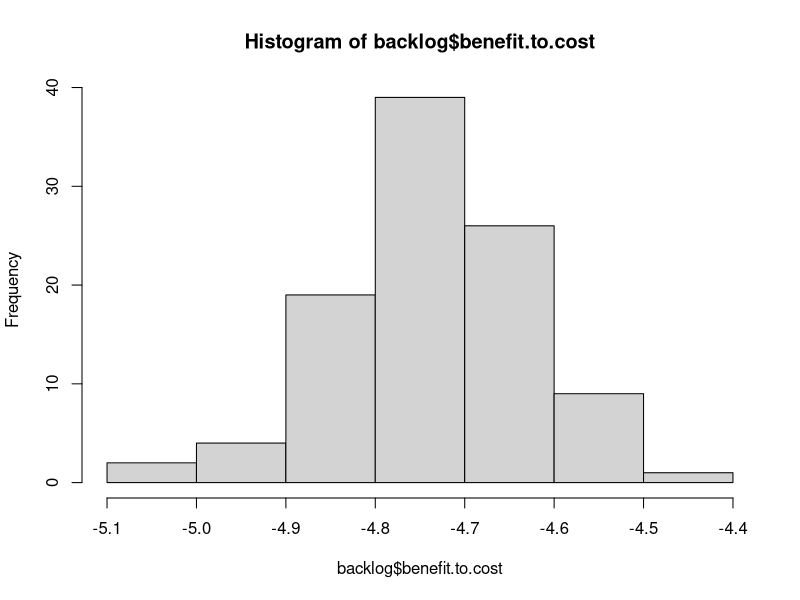
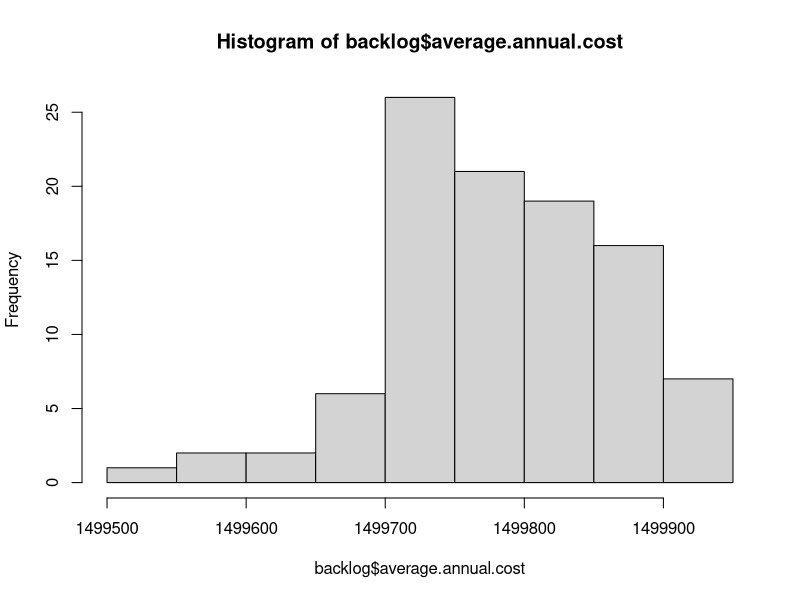
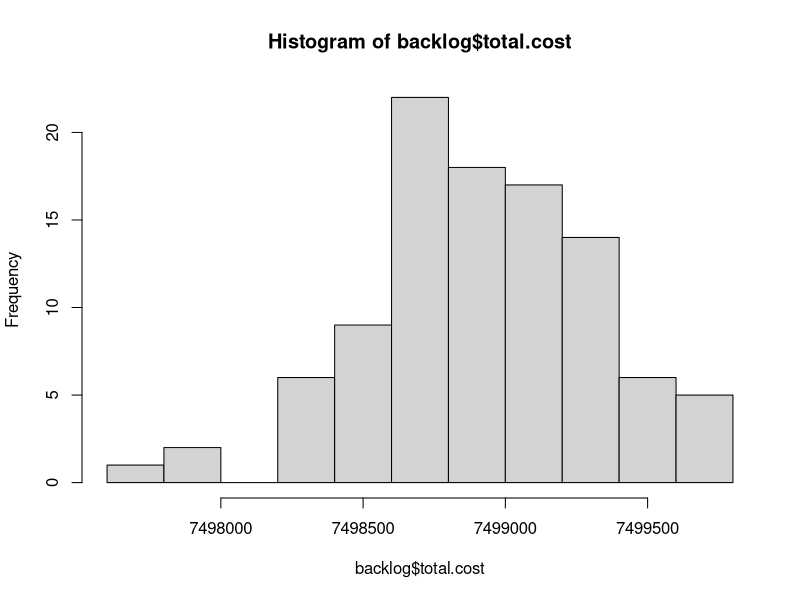
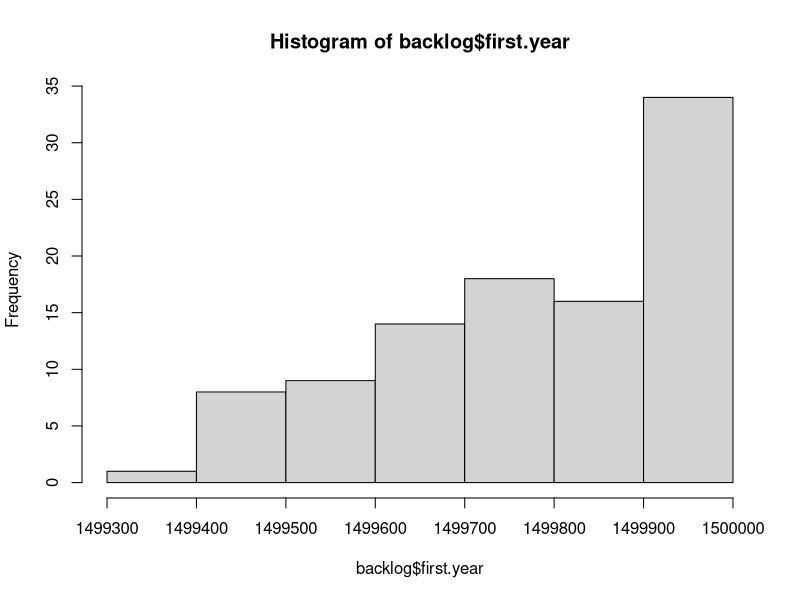

Reproduce these figures in R, in order. (Note: this script raises an error after producing the figures.)
# Read Me ####
# This code analyzes data from FST, the City's pavement consultant
# It models the cost and PCI degredation in order to optimize pavement decisions
# OCI value = PCI.  Note these scores are from November 2012.
# Created By Daniel Hadley

# Considerations: 
# 1. The knapsack approximates an optimal outcome, but needs to be inspected in cases where the 
# limit is low,E.g., http://oucsace.cs.ohiou.edu/~razvan/courses/cs4040/lecture16.pdf
# 2. The model makes assumptions about the differences in PCI reset of various treatment types.
# It assumes that patching only resets to PCI + 6, for example. 

library("plyr")


# Import data ####
setwd("K:/Somerstat/Common/Data/2014 StreetStat/PCI_Code")
# setwd ("~/Documents/Git/PCI_Code") #at home
d <- read.csv("PCI.csv")


# Create new variables #### 
d$sq.ft <- d$PavementWi * d$Length # Sq. Feet
d$sq.yd <- d$sq.ft * 0.111111 # Sq. Yards


# Functions needed for the model: ####
# f(Age) = PCI, f(PCI) = AGE, f(Age, Pave, Old PCI) = New PCI 
# f(PCI) = AGE, f(PCI) = Cost, f(knapsack) = pave 

# f(Age) = PCI
# Referenes below
# http://onlinepubs.trb.org/onlinepubs/conferences/2012/assetmgmt/presentations/Data-A-Ramirez-Flores-Chang-Albitres.pdf
# https://repository.tamu.edu/bitstream/handle/1969.1/ETD-TAMU-2009-05-317/DESHMUKH-THESIS.pdf?sequence=2
# http://www.mylongview.com/modules/showdocument.aspx?documentid=631
# See AnalyzePCI.R
PCIf <- function(AGE){ 
  PCI <- ifelse(d$Functional == "CO - Collector", 100 - (106/((log(79/AGE))^(1/.48))),
                ifelse(d$Functional == "AR - Arterial", 100 - (109/((log(88/AGE))^(1/.58))),
                       100 - (97/((log(110/AGE))^(1/.61)))
                ))
  return(PCI)
}


# f(PCI, Function, Sq.yd) = Cost 
Costf <- function(OCI, Functional, sq.yd){ 
  Cost <- ifelse((OCI >= 68) & (OCI < 88), 1.8,
         ifelse((OCI >= 47) & (OCI < 68), 18.50,
                ifelse((OCI >= 25) & (OCI < 47) & (Functional == "RT - Residential Local"), 76.80,
                       ifelse((OCI >= 25) & (OCI < 47) & (Functional == "RE - Residential Dead End"), 76.80,
                              ifelse((OCI >= 25) & (OCI < 47) & (Functional == "CO - Collector" ), 91.10,
                                     ifelse((OCI >= 25) & (OCI < 47) & (Functional == "AR - Arterial"), 91.10,
                                            ifelse((OCI >= 0) & (OCI < 25) & (Functional == "RT - Residential Local"), 139.80,
                                                   ifelse((OCI >= 0) & (OCI < 25) & (Functional == "RE - Residential Dead End"), 139.80,
                                                          ifelse((OCI >= 0) & (OCI < 25) & (Functional == "CO - Collector"), 147.70,
                                                                 ifelse((OCI >= 0) & (OCI < 25) & (Functional == "AR - Arterial"), 162.10,
                                                                        ifelse(OCI >= 88, 0, 360)))))))))))
  return(Cost*sq.yd)
}


#f(Pave, Previous Year's Moritorium) = Moritorium
Moritoriumf <- function(Pave, MoritoriumX){
  Moritorium <- ifelse(Pave == 1, 1, 
                       ifelse((MoritoriumX > 0) & (MoritoriumX < 3), 1 + MoritoriumX,
                              0 
                              ))
  return(Moritorium)
}


# f(PCI) = delta
# This takes the current PCI and calculates the difference between that and the PCI post treatment
# This is essentially the "value" in the knapsack algo
# The penultimate line ensures that during the moratorium (3 years after work is done), that
# street is not selected for maintenance yet
Deltaf <- function(OldOCI, sq.yd, Moratorium){ 
   Delta <- ifelse((OldOCI >= 68) & (OldOCI < 88) & (Moratorium == 0), ((OldOCI + 8) * sq.yd) - (OldOCI * sq.yd),
                   ifelse((OldOCI >= 47) & (OldOCI < 68) & (Moratorium == 0), ((OldOCI + 7) * sq.yd) - (OldOCI * sq.yd),
                   # why + 8 and +9: http//www.ci.san-ramon.ca.us/engr/pavement.html
                   ifelse((OldOCI >= 25) & (OldOCI < 47) & (Moratorium == 0), (96 * sq.yd) - (OldOCI * sq.yd),
                          ifelse(Moratorium != 0, 0, 
                          (100 * sq.yd) - (OldOCI * sq.yd)
                                 ))))                      
  return(Delta)
}


# # f(value, weight, limit ) = pave. This is the OLD Pave function
# # This is a greedy approximation to the Knapsack algorithm
# knapsack <- function(value, weight, limit){
#   benefit.to.cost <- value / weight #Create ratio
#   df = data.frame(value, weight, benefit.to.cost) # turn it into a DF
#   df$ID <- (1:nrow(df)) # add ID to resort later
#   df <- df[with(df, order(-benefit.to.cost)), ] # Sort by benefit.to.cost
#   rownames(df) <- NULL # Reset the row names for easier indexing
#   df$total.weight <- ifelse(cumsum(df$weight) <= limit, cumsum(df$weight), 0) # Add first items that fit
#   # I need to add a break here if nothing fits in the bag on the first pass
#   for(i in 2:nrow(df)){ #Start in row 2 because some values have been added above
#     df$total.weight[i] <- ifelse(df$weight[i] + df$total.weight[i-1] <= limit, # If adding won't go over limit
#                                  df$weight[i] + df$total.weight[i-1], df$total.weight[i-1]) # If it will, keep Weight the same
#   }
#   df$add <- 0
#   df$add[1] <- ifelse(df$total.weight[1] > 0, 1, 0)
#   for(i in 2:nrow(df)){ #Start in row 2 
#     df$add[i] <- ifelse(df$total.weight[i] > df$total.weight[i-1], 1, 0) # 1 if it has been added
#   }
#   df$add <- ifelse(df$benefit.to.cost == 0, 0, df$add) #To avoid paving streets under moratorium
#   df$add <- ifelse(df$value == 0, 0, df$add)
#   df <- df[with(df, order(ID)), ] # Resort by ID
#   rownames(df) <- NULL # Reset the row names for easier indexing
#   return(df$add)
# }


# f(value, weight, limit preventive maintenance, limit reconstruction) = pave. This is the basic Pave function
# This is a greedy approximation to the Knapsack algorithm
knapsack <- function(value, weight, limitPM, limitR, PCI){
  benefit.to.cost <- value / weight #Create ratio
  df = data.frame(value, weight, benefit.to.cost, PCI) # turn it into a DF
  df$ID <- (1:nrow(df)) # add ID to resort later
  df <- df[with(df, order(-benefit.to.cost)), ] # Sort by benefit.to.cost
  rownames(df) <- NULL # Reset the row names for easier indexing
  df$total.weight <- ifelse(cumsum(df$weight) <= limitPM, cumsum(df$weight), 0) # Add first items that fit
  # I need to add a break here if nothing fits in the bag on the first pass
  for(i in 2:nrow(df)){ #Start in row 2 because some values have been added above
    df$total.weight[i] <- ifelse(df$weight[i] + df$total.weight[i-1] <= limitPM, # If adding won't go over limit
                                 df$weight[i] + df$total.weight[i-1], df$total.weight[i-1]) # If it will, keep Weight the same
  }
  df$add <- 0
  df$add[1] <- ifelse(df$total.weight[1] > 0, 1, 0)
  for(i in 2:nrow(df)){ #Start in row 2 
    df$add[i] <- ifelse(df$total.weight[i] > df$total.weight[i-1], 1, 0) # 1 if it has been added
  }
  df$add <- ifelse(df$benefit.to.cost == 0, 0, df$add) #To avoid paving streets under moratorium
  df$add <- ifelse(df$value == 0, 0, df$add)
  # Now do it all again for full reconstruction of the worst streets
  df <- df[with(df, order(PCI)), ] # Sort by PCI
  rownames(df) <- NULL # Reset the row names for easier indexing
  df$total.weight.a <- ifelse(cumsum(df$weight) <= limitR, cumsum(df$weight), 0) # Add first items that fit
  # I need to add a break here if nothing fits in the bag on the first pass
  for(i in 2:nrow(df)){ #Start in row 2 because some values have been added above
    df$total.weight.a[i] <- ifelse(df$weight[i] + df$total.weight.a[i-1] <= limitR, # If adding won't go over limit
                                 df$weight[i] + df$total.weight.a[i-1], df$total.weight.a[i-1]) # If it will, keep Weight the same
  }
  df$add.a <- 0
  df$add.a[1] <- ifelse(df$total.weight.a[1] > 0, 1, 0)
  for(i in 2:nrow(df)){ #Start in row 2 
    df$add.a[i] <- ifelse(df$total.weight.a[i] > df$total.weight.a[i-1], 1, 0) # 1 if it has been added
  }
  df$add.a <- ifelse(df$benefit.to.cost == 0, 0, df$add.a) #To avoid paving streets under moratorium
  df$add.a <- ifelse(df$value == 0, 0, df$add.a)
  # now resort
  df <- df[with(df, order(ID)), ] # Resort by ID
  rownames(df) <- NULL # Reset the row names for easier indexing
  df$pave <- ifelse((df$add == 1) | (df$add.a == 1), 1, 0)
  return(df$pave)
}


# f(Age, Pave, Old PCI) = New PCI
# See AnalyzePCI.R
NewPCIf <- function(AGE, Pave, OldOCI){
  NewPCI <- ifelse((OldOCI >= 68) & (OldOCI < 88) & (Pave == 1), OldOCI + 8,
                   # why + 7: http//www.ci.san-ramon.ca.us/engr/pavement.html
                   ifelse((OldOCI >= 47) & (OldOCI < 68) & (Pave == 1), OldOCI + 7,
                          ifelse((OldOCI >= 25) & (OldOCI < 47) & (Pave == 1), 96, 
                                 # http://www.mylongview.com/modules/showdocument.aspx?documentid=631
                                 ifelse((OldOCI >= 0) & (OldOCI < 25) & (Pave == 1), 100,
                                        ifelse((d$Functional == "CO - Collector") & (Pave == 0), 100 - (106/((log(79/AGE))^(1/.48))),
                                               ifelse((d$Functional == "AR - Arterial") & (Pave == 0), 100 - (109/((log(88/AGE))^(1/.58))),
                                                      100 - (97/((log(110/AGE))^(1/.61)))
                                 ))))))                      
  return(NewPCI)
}


# f(NewPCI) = New Age
Agef <- function(NewPCI){
  NewAge <- ifelse((d$Functional == "CO - Collector"), 79*(2.71828^(-9.37879/(100-NewPCI)^0.48)),
                   ifelse((d$Functional == "AR - Arterial"), 88*(2.71828^(-15.1952/(100-NewPCI)^0.58)),
                          110*(2.71828^(-16.2904/(100-NewPCI)^0.61))
                   ))
                   
  return(NewAge)
}


# Final model ####

  d$Age <- Agef(d$OCI) # Estimated age in Nov 2012
  d$backlog <- Costf(d$OCI, d$Functional, d$sq.yd) # Backlog in Nov 2012
  d$Moritorium <- 0 # Hold for three years between routine maintenance 
  d$Delta.a <- Deltaf(d$OCI, d$sq.yd, d$Moritorium) # Difference between old OCI and potential OCI
  d$Pave.a <- knapsack(d$Delta.a, d$backlog, 2000000, 700000, d$OCI) # Pave or not in spring 2013
  d$cost.a <- ifelse(d$Pave.a == 1, Costf(d$OCI, d$Functional, d$sq.yd),0) #The cost to pave the selected streets
  d$Moritorium.a <- Moritoriumf(d$Pave.a, d$Moritorium) #if work has been done, hold for 3 years
  d$Age.Tmp <- (1 + d$Age) #Temporary to do the new PCI calculation
  d$PCI.a <-  NewPCIf(d$Age.Tmp, d$Pave.a, d$OCI)
  d$Age.a <- Agef(d$PCI.a) # The new "age" in Nov 2013. E.g., crack and seal streets are not brand new.
d$backlog.a <- Costf(d$PCI.a, d$Functional, d$sq.yd) #Backlog in Nov 2013
  d$Delta.b <- Deltaf(d$PCI.a, d$sq.yd, d$Moritorium.a)
  d$Pave.b <- knapsack(d$Delta.b, d$backlog.a, 2000000, 700000, d$PCI.a)
  d$cost.b <- ifelse(d$Pave.b == 1, Costf(d$PCI.a, d$Functional, d$sq.yd),0)
  d$Moritorium.b <- Moritoriumf(d$Pave.b, d$Moritorium.a)
  d$Age.Tmp <- (1 + d$Age.a) 
  d$PCI.b <-  NewPCIf(d$Age.Tmp, d$Pave.b, d$PCI.a)
  d$Age.b <- Agef(d$PCI.b)
d$backlog.b <- Costf(d$PCI.b, d$Functional, d$sq.yd)
  d$Delta.c <- Deltaf(d$PCI.b, d$sq.yd, d$Moritorium.b)
  d$Pave.c <- knapsack(d$Delta.c, d$backlog.b, 2000000, 700000, d$PCI.b)
  d$cost.c <- ifelse(d$Pave.c == 1, Costf(d$PCI.b, d$Functional, d$sq.yd),0)
  d$Moritorium.c <- Moritoriumf(d$Pave.c, d$Moritorium.b)
  d$Age.Tmp <- (1 + d$Age.b) 
  d$PCI.c <-  NewPCIf(d$Age.Tmp, d$Pave.c, d$PCI.b)
  d$Age.c <- Agef(d$PCI.c)
d$backlog.c <- Costf(d$PCI.c, d$Functional, d$sq.yd)
  d$Delta.d <- Deltaf(d$PCI.c, d$sq.yd, d$Moritorium.c)
  d$Pave.d <- knapsack(d$Delta.d, d$backlog.c, 2000000, 700000, d$PCI.c)
  d$cost.d <- ifelse(d$Pave.d == 1, Costf(d$PCI.c, d$Functional, d$sq.yd),0)
  d$Moritorium.d <- Moritoriumf(d$Pave.d, d$Moritorium.c)
  d$Age.Tmp <- (1 + d$Age.c) 
  d$PCI.d <-  NewPCIf(d$Age.Tmp, d$Pave.d, d$PCI.c)
  d$Age.d <- Agef(d$PCI.d)
d$backlog.d <- Costf(d$PCI.d, d$Functional, d$sq.yd)
  d$Delta.e <- Deltaf(d$PCI.d, d$sq.yd, d$Moritorium.d)
  d$Pave.e <- knapsack(d$Delta.e, d$backlog.d, 2000000, 700000, d$PCI.d)
  d$cost.e <- ifelse(d$Pave.e == 1, Costf(d$PCI.d, d$Functional, d$sq.yd),0)
  d$Moritorium.e <- Moritoriumf(d$Pave.e, d$Moritorium.d)
  d$Age.Tmp <- (1 + d$Age.d) 
  d$PCI.e <-  NewPCIf(d$Age.Tmp, d$Pave.e, d$PCI.d)
  d$Age.e <- Agef(d$PCI.e)
d$backlog.e <- Costf(d$PCI.e, d$Functional, d$sq.yd)


# Final model wrapped in a function with the Streets that DPW did in 2013 ####
# f(n, limit preventive maintenance, limit reconstruction) = output
Modelf <- function(n, limitPM, limitR){
  d$Age <- Agef(d$OCI) # Estimated age in Nov 2012
  d$backlog <- Costf(d$OCI, d$Functional, d$sq.yd) # Backlog in Nov 2012
  d$Moritorium <- 0 # Hold for three years between routine maintenance 
  d$Delta.a <- Deltaf(d$OCI, d$sq.yd, d$Moritorium) # Difference between old OCI and potential OCI
  ## The following list is missing the private ways and the part of Shore they did. Was it all Shore?
  d$Pave.a <- ifelse(d$STREETNAME %in% c('ALBION ST' , 'ALBION TERR', 'BELMONT SQ', 'HAMMOND ST',
                                         'MORGAN ST', 'WHEELER ST', 'WYATT ST', 'YORKTOWN ST'), 1, 0)
  d$cost.a <- ifelse(d$Pave.a == 1, Costf(d$OCI, d$Functional, d$sq.yd),0) #The cost to pave the selected streets
  d$Moritorium.a <- Moritoriumf(d$Pave.a, d$Moritorium) #if work has been done, hold for 3 years
  d$Age.Tmp <- (1 + d$Age) #Temporary to do the new PCI calculation
  d$PCI.a <-  NewPCIf(d$Age.Tmp, d$Pave.a, d$OCI)
  d$Age.a <- Agef(d$PCI.a) # The new "age" in Nov 2013. E.g., crack and seal streets are not brand new.
  d$backlog.a <- Costf(d$PCI.a, d$Functional, d$sq.yd) #Backlog in Nov 2013
  d$Delta.b <- Deltaf(d$PCI.a, d$sq.yd, d$Moritorium.a)
  d$Pave.b <- knapsack(d$Delta.b, d$backlog.a, limitPM, limitR, d$PCI.a)
  d$cost.b <- ifelse(d$Pave.b == 1, Costf(d$PCI.a, d$Functional, d$sq.yd),0)
  d$Moritorium.b <- Moritoriumf(d$Pave.b, d$Moritorium.a)
  d$Age.Tmp <- (1 + d$Age.a) 
  d$PCI.b <-  NewPCIf(d$Age.Tmp, d$Pave.b, d$PCI.a)
  d$Age.b <- Agef(d$PCI.b)
  d$backlog.b <- Costf(d$PCI.b, d$Functional, d$sq.yd)
  d$Delta.c <- Deltaf(d$PCI.b, d$sq.yd, d$Moritorium.b)
  d$Pave.c <- knapsack(d$Delta.c, d$backlog.b, limitPM, limitR, d$PCI.b)
  d$cost.c <- ifelse(d$Pave.c == 1, Costf(d$PCI.b, d$Functional, d$sq.yd),0)
  d$Moritorium.c <- Moritoriumf(d$Pave.c, d$Moritorium.b)
  d$Age.Tmp <- (1 + d$Age.b) 
  d$PCI.c <-  NewPCIf(d$Age.Tmp, d$Pave.c, d$PCI.b)
  d$Age.c <- Agef(d$PCI.c)
  d$backlog.c <- Costf(d$PCI.c, d$Functional, d$sq.yd)
  d$Delta.d <- Deltaf(d$PCI.c, d$sq.yd, d$Moritorium.c)
  d$Pave.d <- knapsack(d$Delta.d, d$backlog.c, limitPM, limitR, d$PCI.c)
  d$cost.d <- ifelse(d$Pave.d == 1, Costf(d$PCI.c, d$Functional, d$sq.yd),0)
  d$Moritorium.d <- Moritoriumf(d$Pave.d, d$Moritorium.c)
  d$Age.Tmp <- (1 + d$Age.c) 
  d$PCI.d <-  NewPCIf(d$Age.Tmp, d$Pave.d, d$PCI.c)
  d$Age.d <- Agef(d$PCI.d)
  d$backlog.d <- Costf(d$PCI.d, d$Functional, d$sq.yd)
  d$Delta.e <- Deltaf(d$PCI.d, d$sq.yd, d$Moritorium.d)
  d$Pave.e <- knapsack(d$Delta.e, d$backlog.d, limitPM, limitR, d$PCI.d)
  d$cost.e <- ifelse(d$Pave.e == 1, Costf(d$PCI.d, d$Functional, d$sq.yd),0)
  d$Moritorium.e <- Moritoriumf(d$Pave.e, d$Moritorium.d)
  d$Age.Tmp <- (1 + d$Age.d) 
  d$PCI.e <-  NewPCIf(d$Age.Tmp, d$Pave.e, d$PCI.d)
  d$Age.e <- Agef(d$PCI.e)
  d$backlog.e <- Costf(d$PCI.e, d$Functional, d$sq.yd)
  #   Now create the outputs
  backlog <- sum(d$backlog.e)
  backlog.reduction <- (sum(d$backlog)) - (sum(d$backlog.e))
  backlog.change <- ((sum(d$backlog.e)) - (sum(d$backlog))) / (sum(d$backlog))
  total.cost <- sum(d$cost.a, d$cost.b, d$cost.c, d$cost.d, d$cost.e)
  benefit.to.cost <- backlog.reduction / total.cost
  low <- d[ which(d$PCI.e < 30), ]
  percent.low <- (sum(low$sq.yd))/1655897
  pci <- weighted.mean(d$PCI.e, d$sq.yd)
  min.pci <- min(d$PCI.e)
  output <- list(backlog, backlog.reduction, backlog.change, total.cost, benefit.to.cost, percent.low, pci, min.pci)
  return(output)
}
Modelf(1, 2000000, 2200000)


# Stochastic Model (random sorting) for comparison ####
# f(value, weight, limit ) = pave. 
# This is a greedy approximation to the Knapsack algorithm
knapsack <- function(value, weight, limit){
  benefit.to.cost <- sample(1:573, 573, replace=F) #Instead of real ratio, make it random
  df = data.frame(value, weight, benefit.to.cost) # turn it into a DF
  df$ID <- (1:nrow(df)) # add ID to resort later
  df <- df[with(df, order(-benefit.to.cost)), ] # Sort by benefit.to.cost
  rownames(df) <- NULL # Reset the row names for easier indexing
  df$total.weight <- ifelse(cumsum(df$weight) <= limit, cumsum(df$weight), 0) # Add first items that fit
  # I need to add a break here if nothing fits in the bag on the first pass
  for(i in 2:nrow(df)){ #Start in row 2 because some values have been added above
    df$total.weight[i] <- ifelse(df$weight[i] + df$total.weight[i-1] <= limit, # If adding won't go over limit
                                 df$weight[i] + df$total.weight[i-1], df$total.weight[i-1]) # If it will, keep Weight the same
  }
  df$add <- 0
  df$add[1] <- ifelse(df$total.weight[1] > 0, 1, 0)
  for(i in 2:nrow(df)){ #Start in row 2 
    df$add[i] <- ifelse(df$total.weight[i] > df$total.weight[i-1], 1, 0) # 1 if it has been added
  }
  df <- df[with(df, order(ID)), ] # Resort by ID
  rownames(df) <- NULL # Reset the row names for easier indexing
  return(df$add)
}


Modelf <- function(n){
  d$Age <- Agef(d$OCI) # Estimated age in Nov 2012
  d$backlog <- Costf(d$OCI, d$Functional, d$sq.yd) # Backlog in Nov 2012
  d$Moritorium <- 0 # Hold for three years between routine maintenance 
  d$Delta.a <- Deltaf(d$OCI, d$sq.yd, d$Moritorium) # Difference between old OCI and potential OCI
  d$Pave.a <- knapsack(d$Delta.a, d$backlog, 1500000) # Pave or not in spring 2013
  d$cost.a <- ifelse(d$Pave.a == 1, Costf(d$OCI, d$Functional, d$sq.yd),0) #The cost to pave the selected streets
  d$Moritorium.a <- Moritoriumf(d$Pave.a, d$Moritorium) #if work has been done, hold for 3 years
  d$Age.Tmp <- (1 + d$Age) #Temporary to do the new PCI calculation
  d$PCI.a <-  NewPCIf(d$Age.Tmp, d$Pave.a, d$OCI)
  d$Age.a <- Agef(d$PCI.a) # The new "age" in Nov 2013. E.g., crack and seal streets are not brand new.
  d$backlog.a <- Costf(d$PCI.a, d$Functional, d$sq.yd) #Backlog in Nov 2013
  d$Delta.b <- Deltaf(d$PCI.a, d$sq.yd, d$Moritorium.a)
  d$Pave.b <- knapsack(d$Delta.b, d$backlog.a, 1500000)
  d$cost.b <- ifelse(d$Pave.b == 1, Costf(d$PCI.a, d$Functional, d$sq.yd),0)
  d$Moritorium.b <- Moritoriumf(d$Pave.b, d$Moritorium.a)
  d$Age.Tmp <- (1 + d$Age.a) 
  d$PCI.b <-  NewPCIf(d$Age.Tmp, d$Pave.b, d$PCI.a)
  d$Age.b <- Agef(d$PCI.b)
  d$backlog.b <- Costf(d$PCI.b, d$Functional, d$sq.yd)
  d$Delta.c <- Deltaf(d$PCI.b, d$sq.yd, d$Moritorium.b)
  d$Pave.c <- knapsack(d$Delta.c, d$backlog.b, 1500000)
  d$cost.c <- ifelse(d$Pave.c == 1, Costf(d$PCI.b, d$Functional, d$sq.yd),0)
  d$Moritorium.c <- Moritoriumf(d$Pave.c, d$Moritorium.b)
  d$Age.Tmp <- (1 + d$Age.b) 
  d$PCI.c <-  NewPCIf(d$Age.Tmp, d$Pave.c, d$PCI.b)
  d$Age.c <- Agef(d$PCI.c)
  d$backlog.c <- Costf(d$PCI.c, d$Functional, d$sq.yd)
  d$Delta.d <- Deltaf(d$PCI.c, d$sq.yd, d$Moritorium.c)
  d$Pave.d <- knapsack(d$Delta.d, d$backlog.c, 1500000)
  d$cost.d <- ifelse(d$Pave.d == 1, Costf(d$PCI.c, d$Functional, d$sq.yd),0)
  d$Moritorium.d <- Moritoriumf(d$Pave.d, d$Moritorium.c)
  d$Age.Tmp <- (1 + d$Age.c) 
  d$PCI.d <-  NewPCIf(d$Age.Tmp, d$Pave.d, d$PCI.c)
  d$Age.d <- Agef(d$PCI.d)
  d$backlog.d <- Costf(d$PCI.d, d$Functional, d$sq.yd)
  d$Delta.e <- Deltaf(d$PCI.d, d$sq.yd, d$Moritorium.d)
  d$Pave.e <- knapsack(d$Delta.e, d$backlog.d, 1500000)
  d$cost.e <- ifelse(d$Pave.e == 1, Costf(d$PCI.d, d$Functional, d$sq.yd),0)
  d$Moritorium.e <- Moritoriumf(d$Pave.e, d$Moritorium.d)
  d$Age.Tmp <- (1 + d$Age.d) 
  d$PCI.e <-  NewPCIf(d$Age.Tmp, d$Pave.e, d$PCI.d)
  d$Age.e <- Agef(d$PCI.e)
  d$backlog.e <- Costf(d$PCI.e, d$Functional, d$sq.yd)
  #   Now create the outputs
  backlog <- sum(d$backlog.e)
  backlog.reduction <- (sum(d$backlog)) - (sum(d$backlog.e))
  total.cost <- sum(d$cost.a, d$cost.b, d$cost.c, d$cost.d, d$cost.e)
  benefit.to.cost <- backlog.reduction / total.cost
  average.annual.cost <- ((sum(d$cost.a)) + (sum(d$cost.b)) + (sum(d$cost.c)) + 
                            (sum(d$cost.d)) + (sum(d$cost.e))) / 5
  first.year <- sum(d$cost.a)
  output <- list(backlog, backlog.reduction, total.cost, benefit.to.cost, average.annual.cost, first.year)
  return(output)
}

Modelf(1)

# Now run the function X number of times
# http://stats.stackexchange.com/questions/7999/how-to-efficiently-repeat-a-function-on-a-data-set-in-r
library("plyr")
l <- alply(cbind(rep(100,100),rep(20,10)),1,Modelf)
backlog <- data.frame(matrix(unlist(l), nrow=100, byrow=T))
colnames(backlog) <- c("backlog", "backlog.reduction", "total.cost", "benefit.to.cost", 
                       "average.annual.cost", "first.year")

hist(backlog$benefit.to.cost)
hist(backlog$average.annual.cost)
hist(backlog$total.cost)
hist(backlog$first.year)


# Stochastic Model (random spending number) to see return on investment ####

Modelf <- function(n){
  random <- runif(1, min=0, max=6000000)
  d$Age <- Agef(d$OCI) # Estimated age in Nov 2012
  d$backlog <- Costf(d$OCI, d$Functional, d$sq.yd) # Backlog in Nov 2012
  d$Moritorium <- 0 # Hold for three years between routine maintenance 
  d$Delta.a <- Deltaf(d$OCI, d$sq.yd, d$Moritorium) # Difference between old OCI and potential OCI
  ## The following list is missing the private ways and the part of Shore they did. Was it all Shore?
  d$Pave.a <- ifelse(d$STREETNAME %in% c('ALBION ST' , 'ALBION TERR', 'BELMONT SQ', 'HAMMOND ST',
                                         'MORGAN ST', 'WHEELER ST', 'WYATT ST', 'YORKTOWN ST'), 1, 0)
  d$cost.a <- ifelse(d$Pave.a == 1, Costf(d$OCI, d$Functional, d$sq.yd),0) #The cost to pave the selected streets
  d$Moritorium.a <- Moritoriumf(d$Pave.a, d$Moritorium) #if work has been done, hold for 3 years
  d$Age.Tmp <- (1 + d$Age) #Temporary to do the new PCI calculation
  d$PCI.a <-  NewPCIf(d$Age.Tmp, d$Pave.a, d$OCI)
  d$Age.a <- Agef(d$PCI.a) # The new "age" in Nov 2013. E.g., crack and seal streets are not brand new.
  d$backlog.a <- Costf(d$PCI.a, d$Functional, d$sq.yd) #Backlog in Nov 2013
  d$Delta.b <- Deltaf(d$PCI.a, d$sq.yd, d$Moritorium.a)
  d$Pave.b <- knapsack(d$Delta.b, d$backlog.a, random, random, d$PCI.a)
  d$cost.b <- ifelse(d$Pave.b == 1, Costf(d$PCI.a, d$Functional, d$sq.yd),0)
  d$Moritorium.b <- Moritoriumf(d$Pave.b, d$Moritorium.a)
  d$Age.Tmp <- (1 + d$Age.a) 
  d$PCI.b <-  NewPCIf(d$Age.Tmp, d$Pave.b, d$PCI.a)
  d$Age.b <- Agef(d$PCI.b)
  d$backlog.b <- Costf(d$PCI.b, d$Functional, d$sq.yd)
  d$Delta.c <- Deltaf(d$PCI.b, d$sq.yd, d$Moritorium.b)
  d$Pave.c <- knapsack(d$Delta.c, d$backlog.b, random, random, d$PCI.b)
  d$cost.c <- ifelse(d$Pave.c == 1, Costf(d$PCI.b, d$Functional, d$sq.yd),0)
  d$Moritorium.c <- Moritoriumf(d$Pave.c, d$Moritorium.b)
  d$Age.Tmp <- (1 + d$Age.b) 
  d$PCI.c <-  NewPCIf(d$Age.Tmp, d$Pave.c, d$PCI.b)
  d$Age.c <- Agef(d$PCI.c)
  d$backlog.c <- Costf(d$PCI.c, d$Functional, d$sq.yd)
  d$Delta.d <- Deltaf(d$PCI.c, d$sq.yd, d$Moritorium.c)
  d$Pave.d <- knapsack(d$Delta.d, d$backlog.c, random, random, d$PCI.c)
  d$cost.d <- ifelse(d$Pave.d == 1, Costf(d$PCI.c, d$Functional, d$sq.yd),0)
  d$Moritorium.d <- Moritoriumf(d$Pave.d, d$Moritorium.c)
  d$Age.Tmp <- (1 + d$Age.c) 
  d$PCI.d <-  NewPCIf(d$Age.Tmp, d$Pave.d, d$PCI.c)
  d$Age.d <- Agef(d$PCI.d)
  d$backlog.d <- Costf(d$PCI.d, d$Functional, d$sq.yd)
  d$Delta.e <- Deltaf(d$PCI.d, d$sq.yd, d$Moritorium.d)
  d$Pave.e <- knapsack(d$Delta.e, d$backlog.d, random, random, d$PCI.d)
  d$cost.e <- ifelse(d$Pave.e == 1, Costf(d$PCI.d, d$Functional, d$sq.yd),0)
  d$Moritorium.e <- Moritoriumf(d$Pave.e, d$Moritorium.d)
  d$Age.Tmp <- (1 + d$Age.d) 
  d$PCI.e <-  NewPCIf(d$Age.Tmp, d$Pave.e, d$PCI.d)
  d$Age.e <- Agef(d$PCI.e)
  d$backlog.e <- Costf(d$PCI.e, d$Functional, d$sq.yd)
  #   Now create the outputs
  random <- random
  backlog <- sum(d$backlog.e)
  backlog.reduction <- (sum(d$backlog)) - (sum(d$backlog.e)) 
  backlog.change.percent <- (sum(d$backlog.e)) - (sum(d$backlog))/(sum(d$backlog))
  total.cost <- sum(d$cost.a, d$cost.b, d$cost.c, d$cost.d, d$cost.e)
  benefit.to.cost <- backlog.reduction / total.cost
  average.annual.cost <- ((sum(d$cost.a)) + (sum(d$cost.b)) + (sum(d$cost.c)) + 
                            (sum(d$cost.d)) + (sum(d$cost.e))) / 5
  first.year <- sum(d$cost.a)
  weighted.PCI.a <- weighted.mean(d$PCI.a, d$sq.yd)
  weighted.PCI.e <- weighted.mean(d$PCI.e, d$sq.yd)
  min.PCI.e <- min(d$PCI.e)
  output <- list(backlog, backlog.reduction, backlog.change.percent, total.cost, benefit.to.cost, 
                 average.annual.cost, first.year, random, weighted.PCI.a, 
                 weighted.PCI.e, min.PCI.e)
  return(output)
}

Modelf(1)

# Now run the function X number of times
# http://stats.stackexchange.com/questions/7999/how-to-efficiently-repeat-a-function-on-a-data-set-in-r
library("plyr")
l <- alply(cbind(rep(10000,10000),rep(20,10)),1,Modelf)
backlog <- data.frame(matrix(unlist(l), nrow=10000, byrow=T))
colnames(backlog) <- c("backlog", "backlog.change", "backlog.change.percent", "total.cost", "benefit.to.cost", 
                       "average.annual.cost", "first.year", "Spending", "PCI.a", "PCI.e", 
                       "min.PCI.e")

hist(backlog$benefit.to.cost)
hist(backlog$average.annual.cost)
hist(backlog$total.cost)
hist(backlog$first.year)


# Final model, Yrs 1-10, wrapped in a function with the Streets that DPW did in 2013 ####
# f(n, limit preventive maintenance, limit reconstruction) = output
Modelf <- function(n, limitPM, limitR){
  d$Age <- Agef(d$OCI) # Estimated age in Nov 2012
  d$backlog <- Costf(d$OCI, d$Functional, d$sq.yd) # Backlog in Nov 2012
  d$Moritorium <- 0 # Hold for three years between routine maintenance 
  d$Delta.a <- Deltaf(d$OCI, d$sq.yd, d$Moritorium) # Difference between old OCI and potential OCI
  ## The following list is missing the private ways and the part of Shore they did. Was it all Shore?
  d$Pave.a <- ifelse(d$STREETNAME %in% c('ALBION ST' , 'ALBION TERR', 'BELMONT SQ', 'HAMMOND ST',
                                         'MORGAN ST', 'WHEELER ST', 'WYATT ST', 'YORKTOWN ST'), 1, 0)
  d$cost.a <- ifelse(d$Pave.a == 1, Costf(d$OCI, d$Functional, d$sq.yd),0) #The cost to pave the selected streets
  d$Moritorium.a <- Moritoriumf(d$Pave.a, d$Moritorium) #if work has been done, hold for 3 years
  d$Age.Tmp <- (1 + d$Age) #Temporary to do the new PCI calculation
  d$PCI.a <-  NewPCIf(d$Age.Tmp, d$Pave.a, d$OCI)
  d$Age.a <- Agef(d$PCI.a) # The new "age" in Nov 2013. E.g., crack and seal streets are not brand new.
  d$backlog.a <- Costf(d$PCI.a, d$Functional, d$sq.yd) #Backlog in Nov 2013
  d$Delta.b <- Deltaf(d$PCI.a, d$sq.yd, d$Moritorium.a)
  d$Pave.b <- knapsack(d$Delta.b, d$backlog.a, limitPM, limitR, d$PCI.a)
  d$cost.b <- ifelse(d$Pave.b == 1, Costf(d$PCI.a, d$Functional, d$sq.yd),0)
  d$Moritorium.b <- Moritoriumf(d$Pave.b, d$Moritorium.a)
  d$Age.Tmp <- (1 + d$Age.a) 
  d$PCI.b <-  NewPCIf(d$Age.Tmp, d$Pave.b, d$PCI.a)
  d$Age.b <- Agef(d$PCI.b)
  d$backlog.b <- Costf(d$PCI.b, d$Functional, d$sq.yd)
  d$Delta.c <- Deltaf(d$PCI.b, d$sq.yd, d$Moritorium.b)
  d$Pave.c <- knapsack(d$Delta.c, d$backlog.b, limitPM, limitR, d$PCI.b)
  d$cost.c <- ifelse(d$Pave.c == 1, Costf(d$PCI.b, d$Functional, d$sq.yd),0)
  d$Moritorium.c <- Moritoriumf(d$Pave.c, d$Moritorium.b)
  d$Age.Tmp <- (1 + d$Age.b) 
  d$PCI.c <-  NewPCIf(d$Age.Tmp, d$Pave.c, d$PCI.b)
  d$Age.c <- Agef(d$PCI.c)
  d$backlog.c <- Costf(d$PCI.c, d$Functional, d$sq.yd)
  d$Delta.d <- Deltaf(d$PCI.c, d$sq.yd, d$Moritorium.c)
  d$Pave.d <- knapsack(d$Delta.d, d$backlog.c, limitPM, limitR, d$PCI.c)
  d$cost.d <- ifelse(d$Pave.d == 1, Costf(d$PCI.c, d$Functional, d$sq.yd),0)
  d$Moritorium.d <- Moritoriumf(d$Pave.d, d$Moritorium.c)
  d$Age.Tmp <- (1 + d$Age.c) 
  d$PCI.d <-  NewPCIf(d$Age.Tmp, d$Pave.d, d$PCI.c)
  d$Age.d <- Agef(d$PCI.d)
  d$backlog.d <- Costf(d$PCI.d, d$Functional, d$sq.yd)
  d$Delta.e <- Deltaf(d$PCI.d, d$sq.yd, d$Moritorium.d)
  d$Pave.e <- knapsack(d$Delta.e, d$backlog.d, limitPM, limitR, d$PCI.d)
  d$cost.e <- ifelse(d$Pave.e == 1, Costf(d$PCI.d, d$Functional, d$sq.yd),0)
  d$Moritorium.e <- Moritoriumf(d$Pave.e, d$Moritorium.d)
  d$Age.Tmp <- (1 + d$Age.d) 
  d$PCI.e <-  NewPCIf(d$Age.Tmp, d$Pave.e, d$PCI.d)
  d$Age.e <- Agef(d$PCI.e)
  d$backlog.e <- Costf(d$PCI.e, d$Functional, d$sq.yd)
  
  # Now years 5-10
  d$Age <- Agef(d$PCI.e) # Estimated age in Nov 2012
  d$backlog <- Costf(d$OCI, d$Functional, d$sq.yd) # Backlog in Nov 2012
  d$Moritorium <- 0 # Hold for three years between routine maintenance 
  d$Delta.a <- Deltaf(d$OCI, d$sq.yd, d$Moritorium) # Difference between old OCI and potential OCI
  ## The following list is missing the private ways and the part of Shore they did. Was it all Shore?
  d$Pave.a <- knapsack(d$Delta.a, d$backlog, limitPM, limitR, d$PCI.e)
  d$cost.a <- ifelse(d$Pave.a == 1, Costf(d$OCI, d$Functional, d$sq.yd),0) #The cost to pave the selected streets
  d$Moritorium.a <- Moritoriumf(d$Pave.a, d$Moritorium) #if work has been done, hold for 3 years
  d$Age.Tmp <- (1 + d$Age) #Temporary to do the new PCI calculation
  d$PCI.a <-  NewPCIf(d$Age.Tmp, d$Pave.a, d$OCI)
  d$Age.a <- Agef(d$PCI.a) # The new "age" in Nov 2013. E.g., crack and seal streets are not brand new.
  d$backlog.a <- Costf(d$PCI.a, d$Functional, d$sq.yd) #Backlog in Nov 2013
  d$Delta.b <- Deltaf(d$PCI.a, d$sq.yd, d$Moritorium.a)
  d$Pave.b <- knapsack(d$Delta.b, d$backlog.a, limitPM, limitR, d$PCI.a)
  d$cost.b <- ifelse(d$Pave.b == 1, Costf(d$PCI.a, d$Functional, d$sq.yd),0)
  d$Moritorium.b <- Moritoriumf(d$Pave.b, d$Moritorium.a)
  d$Age.Tmp <- (1 + d$Age.a) 
  d$PCI.b <-  NewPCIf(d$Age.Tmp, d$Pave.b, d$PCI.a)
  d$Age.b <- Agef(d$PCI.b)
  d$backlog.b <- Costf(d$PCI.b, d$Functional, d$sq.yd)
  d$Delta.c <- Deltaf(d$PCI.b, d$sq.yd, d$Moritorium.b)
  d$Pave.c <- knapsack(d$Delta.c, d$backlog.b, limitPM, limitR, d$PCI.b)
  d$cost.c <- ifelse(d$Pave.c == 1, Costf(d$PCI.b, d$Functional, d$sq.yd),0)
  d$Moritorium.c <- Moritoriumf(d$Pave.c, d$Moritorium.b)
  d$Age.Tmp <- (1 + d$Age.b) 
  d$PCI.c <-  NewPCIf(d$Age.Tmp, d$Pave.c, d$PCI.b)
  d$Age.c <- Agef(d$PCI.c)
  d$backlog.c <- Costf(d$PCI.c, d$Functional, d$sq.yd)
  d$Delta.d <- Deltaf(d$PCI.c, d$sq.yd, d$Moritorium.c)
  d$Pave.d <- knapsack(d$Delta.d, d$backlog.c, limitPM, limitR, d$PCI.c)
  d$cost.d <- ifelse(d$Pave.d == 1, Costf(d$PCI.c, d$Functional, d$sq.yd),0)
  d$Moritorium.d <- Moritoriumf(d$Pave.d, d$Moritorium.c)
  d$Age.Tmp <- (1 + d$Age.c) 
  d$PCI.d <-  NewPCIf(d$Age.Tmp, d$Pave.d, d$PCI.c)
  d$Age.d <- Agef(d$PCI.d)
  d$backlog.d <- Costf(d$PCI.d, d$Functional, d$sq.yd)
  d$Delta.e <- Deltaf(d$PCI.d, d$sq.yd, d$Moritorium.d)
  d$Pave.e <- knapsack(d$Delta.e, d$backlog.d, limitPM, limitR, d$PCI.d)
  d$cost.e <- ifelse(d$Pave.e == 1, Costf(d$PCI.d, d$Functional, d$sq.yd),0)
  d$Moritorium.e <- Moritoriumf(d$Pave.e, d$Moritorium.d)
  d$Age.Tmp <- (1 + d$Age.d) 
  d$PCI.e <-  NewPCIf(d$Age.Tmp, d$Pave.e, d$PCI.d)
  d$Age.e <- Agef(d$PCI.e)
  d$backlog.e <- Costf(d$PCI.e, d$Functional, d$sq.yd)
  
  #   Now create the outputs
  backlog <- sum(d$backlog.e)
  backlog.reduction <- (sum(d$backlog)) - (sum(d$backlog.e))
  backlog.change <- ((sum(d$backlog.e)) - (sum(d$backlog))) / (sum(d$backlog))
  total.cost <- sum(d$cost.a, d$cost.b, d$cost.c, d$cost.d, d$cost.e)
  benefit.to.cost <- backlog.reduction / total.cost
  low <- d[ which(d$PCI.e < 30), ]
  percent.low <- (sum(low$sq.yd))/1655897
  pci <- weighted.mean(d$PCI.e, d$sq.yd)
  min.pci <- min(d$PCI.e)
  output <- list(backlog, backlog.reduction, backlog.change, total.cost, benefit.to.cost, percent.low, pci, min.pci)
  return(output)
}
Modelf(1, 2000000, 2200000)


# Visualizations ####
library(ggplot2)

my.theme <- 
  theme(plot.background = element_blank(), # Remove background
        panel.grid.major = element_blank(), # Remove gridlines
        panel.grid.minor = element_blank(), # Remove more gridlines
        panel.border = element_blank(), # Remove border
        panel.background = element_blank(), # Remove more background
        axis.ticks = element_blank(), # Remove axis ticks
        axis.text=element_text(size=24), # Enlarge axis text font
        axis.title=element_text(size=26), # Enlarge axis title font
        plot.title=element_text(size=42, hjust=0) # Enlarge, left-align title
        #,axis.text.x = element_text(angle=60, hjust = 1) # Uncomment if X-axis unreadable 
  )

p <- qplot(OCI, weight = sq.yd, data = d, geom = "histogram", alpha=I(.7), main="Data By Year", ylab="Col2 Count")
p + my.theme

p <- qplot(PCI.a, weight = sq.yd, data = d, geom = "histogram", alpha=I(.7), main="Data By Year", ylab="Col2 Count")
p + my.theme

p <- qplot(PCI.b, weight = sq.yd, data = d, geom = "histogram", alpha=I(.7), main="Data By Year", ylab="Col2 Count")
p + my.theme

p <- qplot(PCI.c, weight = sq.yd, data = d, geom = "histogram", alpha=I(.7), main="Data By Year", ylab="Col2 Count")
p + my.theme

p <- qplot(PCI.d, weight = sq.yd, data = d, geom = "histogram", alpha=I(.7), main="Data By Year", ylab="Col2 Count")
p + my.theme

p <- qplot(PCI.e, weight = sq.yd, data = d, geom = "histogram", alpha=I(.7), main="Data By Year", ylab="Col2 Count")
p + my.theme
